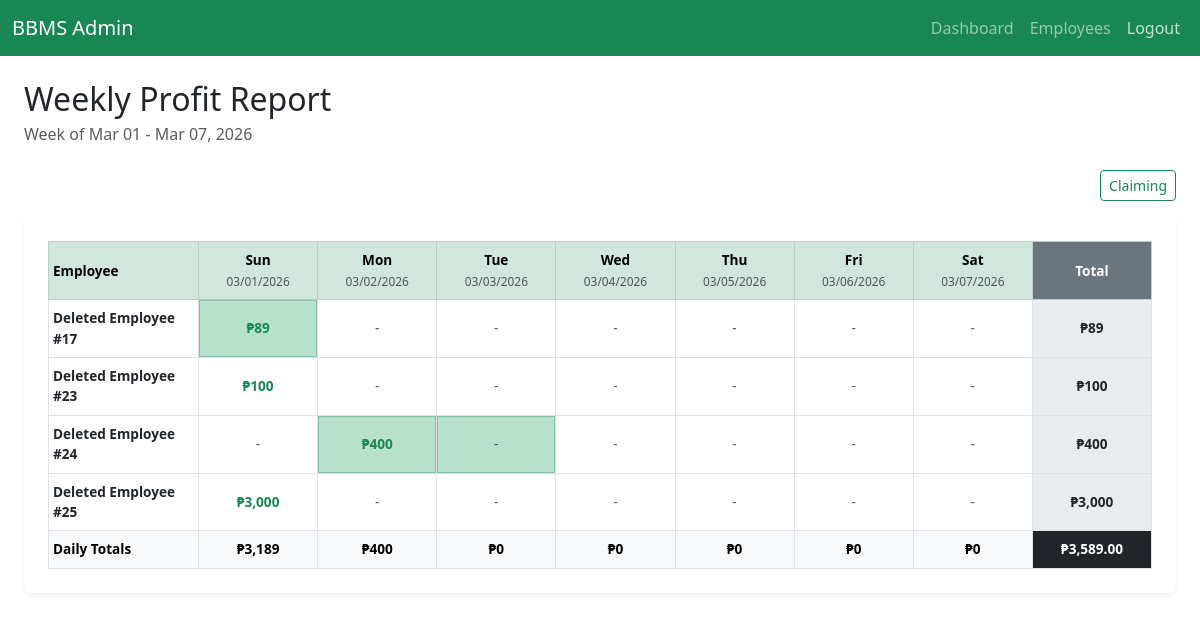
Page /weekly_report.php (signed in) on the committed database.
### tables this page shows
CREATE TABLE `profits` (
  `id` int(11) NOT NULL,
  `employee_id` int(11) DEFAULT NULL,
  `profit_date` date DEFAULT curdate(),
  `amount` decimal(10,2) NOT NULL,
  `is_training` tinyint(1) DEFAULT 0,
  `submitted_at` timestamp NOT NULL DEFAULT current_timestamp(),
  `status` varchar(50) DEFAULT 'Normal',
  `other_status_text` varchar(255) DEFAULT NULL,
  `session_id` varchar(255) DEFAULT NULL,
  `latitude` decimal(10,7) DEFAULT NULL,
  `longitude` decimal(10,7) DEFAULT NULL
);

### weekly_report.php (the view, shortened to what this page needs)
<?php
require_once 'db.php';
$target_date = isset($_GET['date']) ? $_GET['date'] : (isset($_GET['start']) ? $_GET['start'] : date('Y-m-d'));
$timestamp = strtotime($target_date);
$dayOfWeek = date('w', $timestamp);
$startOfWeek = date('Y-m-d', strtotime("-" . $dayOfWeek . " days", $timestamp));
$endOfWeek = date('Y-m-d', strtotime("+" . (6 - $dayOfWeek) . " days", $timestamp));
$employee_data = [];
$employees = $pdo->query("SELECT id, name FROM employees ORDER BY name ASC")->fetchAll(PDO::FETCH_ASSOC);
foreach ($employees as $emp) {
    $employee_data[$emp['id']] = [
        'name' => $emp['name'],
        'days' => array_fill(1, 7, ['amount' => 0, 'status' => 'Regular', 'other_text' => null]),
        'total' => 0
    ];
}
$stmt = $pdo->prepare("SELECT employee_id, amount, status, other_status_text, profit_date
                       FROM profits
                       WHERE profit_date >= ? AND profit_date <= ?");
$stmt->execute([$startOfWeek, $endOfWeek]);
$profits = $stmt->fetchAll();
$claims_stmt = $pdo->prepare("SELECT employee_id, claim_date FROM claims WHERE claim_date >= ? AND claim_date <= ?");
$claims_stmt->execute([$startOfWeek, $endOfWeek]);
$claimed_map = [];
foreach ($claims_stmt->fetchAll(PDO::FETCH_ASSOC) as $c) {
    $eid = (int)$c['employee_id'];
    $d = $c['claim_date'];
    if (!isset($claimed_map[$eid])) $claimed_map[$eid] = [];
    $claimed_map[$eid][$d] = true;
}
foreach ($profits as $p) {
    if (isset($employee_data[$p['employee_id']])) {
        $p_timestamp = strtotime($p['profit_date']);
        $p_day_idx = date('w', $p_timestamp) + 1;
        $employee_data[$p['employee_id']]['days'][$p_day_idx] = [
            'amount' => $p['amount'],
            'status' => $p['status'],
            'other_text' => $p['other_status_text']
        ];
        $employee_data[$p['employee_id']]['total'] += $p['amount'];
    }
}
    ?>
<!DOCTYPE html>
<html lang="en">
<head>
    <link href="https://cdn.jsdelivr.net/npm/bootstrap@5.3.0/dist/css/bootstrap.min.css" rel="stylesheet">
    <link rel="stylesheet" href="https://cdn.jsdelivr.net/npm/bootstrap-icons@1.11.1/font/bootstrap-icons.css">
</head>
<body>
<nav class="navbar navbar-expand-lg navbar-dark bg-success">
    <div class="container-fluid">
        <a class="navbar-brand" href="dashboard.php">BBMS Admin</a>
        <div class="collapse navbar-collapse" id="adminNavbar">
            <div class="navbar-nav ms-auto">
                <a class="nav-link" href="dashboard.php">Dashboard</a>
                <a class="nav-link" href="manage_employees.php">Employees</a>
                <a class="nav-link text-white opacity-75" href="logout.php">Logout</a>
            </div>
        </div>
    </div>
</nav>
<div class="container-fluid mt-4 px-4 text-center text-md-start">
    <div class="mb-4">
        <h2 class="mb-1">Weekly Profit Report</h2>
        <p class="text-muted mb-0">Week of <?php echo date('M d', strtotime($startOfWeek)); ?> - <?php echo date('M d, Y', strtotime($endOfWeek)); ?></p>
    </div>
    <div class="d-flex justify-content-center justify-content-md-end gap-2 mb-3">
        <button type="button" id="claimModeBtn" class="btn btn-outline-success btn-sm">Claiming</button>
    </div>
    <div class="card p-4 shadow-sm border-0">
        <div id="report-container">
            <div class="table-responsive">
                <table class="table table-bordered table-hover table-weekly mb-0">
                    <thead class="table-success text-dark">
                        <tr>
                            <th>Employee</th>
                            <?php for ($i = 1; $i <= 7; $i++):
                                $current_date = date('m/d/Y', strtotime("+" . ($i - 1) . " days", strtotime($startOfWeek)));
                                $day_name = date('D', strtotime($current_date));
                            ?>
                                <th>
                                    <?php echo $day_name; ?><br>
                                    <small class="fw-normal text-dark opacity-75"><?php echo $current_date; ?></small>
                                </th>
                            <?php endfor; ?>
                            <th class="bg-secondary text-white">Total</th>
                        </tr>
                    </thead>
                    <tbody>
                        <?php foreach ($employee_data as $emp_id => $data): ?>
                        <tr>
                            <td><?php echo htmlspecialchars($data['name']); ?></td>
                            <?php for ($i = 1; $i <= 7; $i++):
                                $day = $data['days'][$i];
                                $display = '-';
                                $class = 'text-muted';
                                $current_date_obj = date('Y-m-d', strtotime("+" . ($i - 1) . " days", strtotime($startOfWeek)));
                                if ($day['status'] !== 'Regular' || $day['amount'] > 0) {
                                    if ($day['status'] === 'Regular') {
                                        $display = '₱' . number_format($day['amount'], 0);
                                        $class = 'text-success fw-bold';
                                    }
                                }
                            ?>
                                <?php $is_claimed = isset($claimed_map[(int)$emp_id]) && isset($claimed_map[(int)$emp_id][$current_date_obj]); ?>
                                <td class="<?php echo $class; ?> editable-cell<?php echo $is_claimed ? ' claimed-cell' : ''; ?>"
                                    data-employee-id="<?php echo $emp_id; ?>"
                                    data-date="<?php echo $current_date_obj; ?>"
                                    data-claimed="<?php echo $is_claimed ? '1' : '0'; ?>"
                                    data-current-amount="<?php echo $day['amount']; ?>"
                                    data-current-status="<?php echo htmlspecialchars($day['status']); ?>"
                                    data-current-other="<?php echo htmlspecialchars($day['other_text'] ?? ''); ?>"
                                    onclick="handleCellClick(this)">
                                    <?php echo $display; ?>
                                </td>
                            <?php endfor; ?>
                            <td class="bg-total">₱<?php echo number_format($data['total'], 0); ?></td>
                        </tr>
                        <?php endforeach; ?>
                    </tbody>
                    <tfoot class="table-light">
                        <tr class="fw-bold">
                            <td>Daily Totals</td>
                            <?php
                            $grand_weekly_total = 0;
                            for ($i = 1; $i <= 7; $i++):
                                $day_total = 0;
                                foreach ($employee_data as $data) {
                                    $day_total += $data['days'][$i]['amount'];
                                }
                                $grand_weekly_total += $day_total;
                            ?>
                                <td>₱<?php echo number_format($day_total, 0); ?></td>
                            <?php endfor; ?>
                            <td class="bg-dark text-white">₱<?php echo number_format($grand_weekly_total, 2); ?></td>
                        </tr>
                    </tfoot>
                </table>
            </div>
        </div>
    </div>
</div>
</body>
</html>

### weekly_report.php (style rules this page uses)
.table-weekly { table-layout: fixed; width: 100%; border-collapse: collapse; }
.table-weekly th, .table-weekly td { text-align: center; vertical-align: middle; font-size: 0.85rem; padding: 8px 4px; word-wrap: break-word; overflow-wrap: break-word; white-space: normal; }
.editable-cell { cursor: pointer; transition: background 0.2s; position: relative; min-width: 100px; }
.claimed-cell { background-color: #b7e1cd !important; }
.editable-cell.claimed-cell { box-shadow: inset 0 0 0 1px rgba(25, 135, 84, 0.35); }
.table-weekly th:first-child, .table-weekly td:first-child { text-align: left; font-weight: bold; width: 150px; min-width: 150px; }
.bg-total { background-color: #e9ecef !important; font-weight: bold; width: 100px; min-width: 100px; }

### rows in the picture
profits: amount "₱89"
profits: amount "₱100"
profits: amount "₱400"
profits: amount "₱3,000"

### other values in the picture
date('M d', strtotime($startOfWeek)) "Mar 01"
date('M d, Y', strtotime($endOfWeek)) "Mar 07, 2026"
$day_name "Sun"
$current_date "03/01/2026"
$day_name "Mon"
$current_date "03/02/2026"
$day_name "Tue"
$current_date "03/03/2026"
$day_name "Wed"
$current_date "03/04/2026"
$day_name "Thu"
$current_date "03/05/2026"
$day_name "Fri"
$current_date "03/06/2026"
$day_name "Sat"
